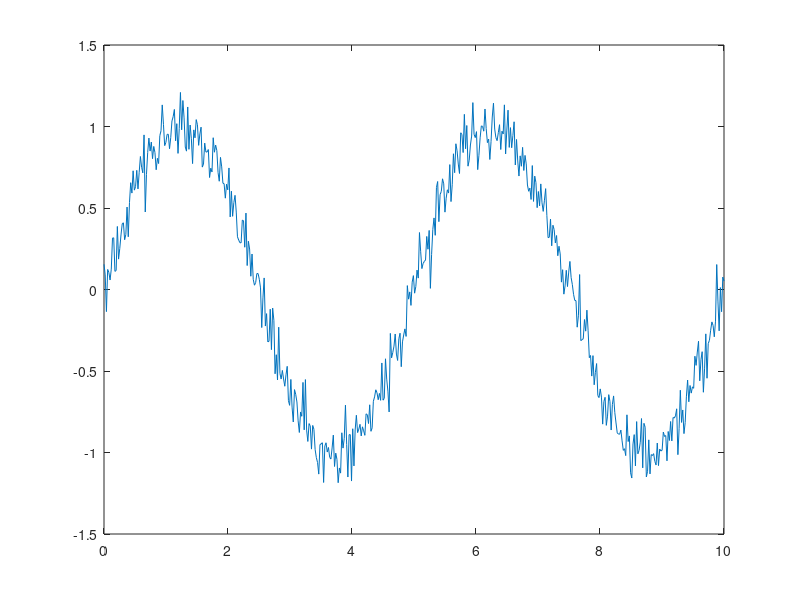
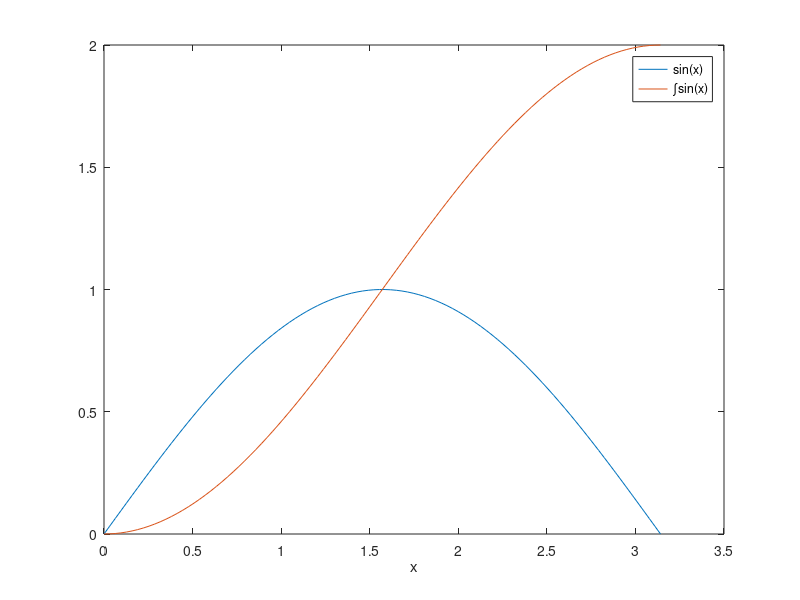

These charts were generated, in order, by the following MATLAB code:
% Jens Robison
% ME 203 
% 11/3 lecture 18

%% Interpolation
% Format Workspace
clc;clear all; format compact;

x=0:5;
y=[0 20 60 68 77 110];
x1=[2.6 4.9];
y1=interp1(x,y,x1)

%% normal distribution
A=[1 2 3 3 3 6 4 6 8 4 7 7];
d=std(A)
v1=var(A)
v2=d^2

%% rand uniform distribution
rand
rand(2)
rand(2,3)

% rand between 5 and 15
rand(1,3);
10*rand(1,3);
A=10*rand(1,3)+5

%% heads or tails
flip1=round(rand(1,5))
% flip2=randn(1,5)
flip3=randi([0,1],1,5)

%% noisy signal simulation
t=linspace(0,10,512);
amp=1;
feq=2*pi/5;
sig=amp*sin(feq.*t)+randn(1,length(t))*0.1;

figure(1)
plot(t,sig)

%% trapz & cumtrapz

x=linspace(0,pi,100);
y=sin(x);
z1=trapz(x,y)
z2=cumtrapz(x,y);

figure(2)
plot(x,y,x,z2)
xlabel('x')
legend('sin(x)','\intsin(x)')
%% 


